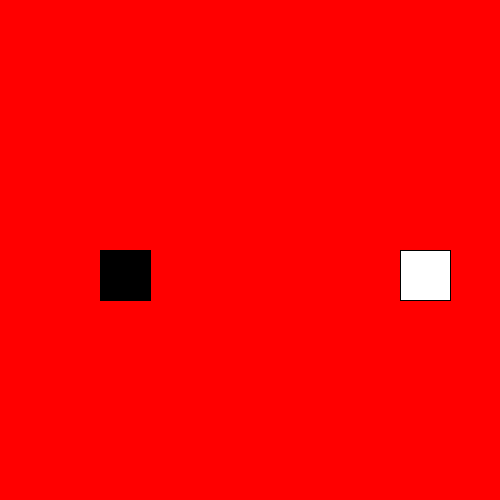
Frame 1 (no input)
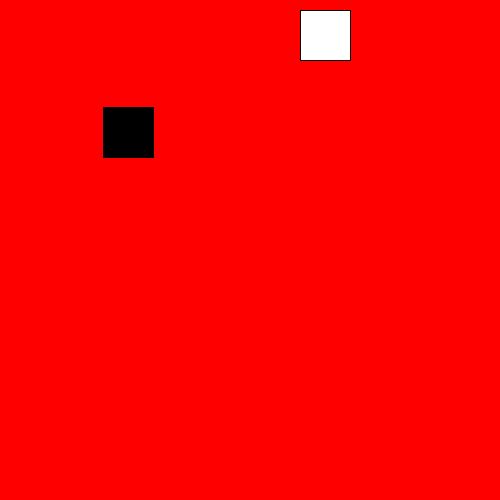
Frame 60 (the mouse pressed at the canvas centre just before this capture)
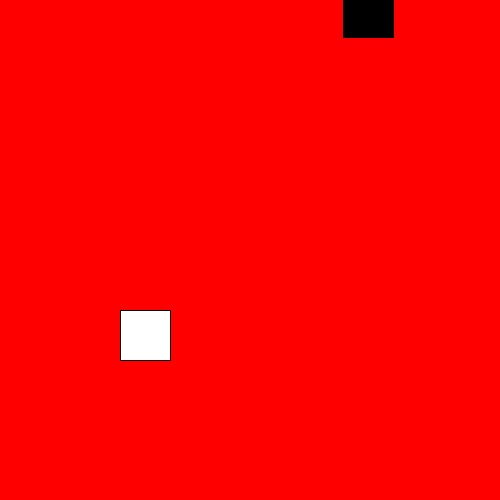
Frame 120 (the mouse held since frame 60 and released just before this capture)

The Processing sketch that drew these frames (run headless with seeded random() and noise(); from frame 60 on, the mouse is pressed at the canvas centre):

// Processing sketch: booleans_test_II
// ── booleans_test_II.pde


float rectX, rectY, rectWidth=50, rectHeight=50, rectHorizSpeed=3, rectVertSpeed=5;
boolean moveUp3=true, moveRight3=true; 
float rect2X, rect2Y, rect2Width=50, rect2Height=50, rect2HorizSpeed=4, rect2VertSpeed=2;
boolean moveUp2=true, moveRight2=false; 

void setup() {
  size(500, 500);
  rectX=width*.8;
  rectY=height*.5;
  rect2X=width*0.2;
  rect2Y=height*0.5;
}

void draw() {

//  rectVertSpeed=0;
//  rect2VertSpeed = 0;
  background(255, 0, 0);
  fill(255);
  rect(rectX, rectY, rectWidth, rectHeight);
  fill(0);
  rect(rect2X, rect2Y, rectWidth, rectHeight);
rectMode(CENTER);
  
  if (moveUp3) { //if 1
    rectY-=rectVertSpeed;
  } else {
    rectY+=rectVertSpeed;
  }//end if1
  
  if (moveUp2) {//if 2
    rect2Y-=rect2VertSpeed;
  } else {
    rect2Y+=rect2VertSpeed;
  }// end if/else 2
  
  if (moveRight3) {//if 3
    rectX+=rectHorizSpeed;
  } else {
    rectX-=rectHorizSpeed;
  }//end if 3
  
  
  if (moveRight2) {//if else 4
    rect2X+=rect2HorizSpeed;
  } else {
    rect2X-=rect2HorizSpeed;
  }//end if else 4
  
  
  if (rectY<0) {
    moveUp3=false;
  }

  if (rectY + rectHeight >height) {
    moveUp3=true;
  }
  if (rectX<0) {
    moveRight3=true;
  }
  if (rectX + rectWidth >width) {
    moveRight3=false;
  }
  if (rect2Y<0) {
    moveUp2=false;
  }
  //*********problem in line below*************//
  if (rect2Y + rect2Height >height) {
    moveUp2=true;
  }
  if (rect2X<0) {
    moveRight2=true;
  }
  if (rect2X + rect2Width >width) {
    moveRight2=false;
  }  
 
   
   if ((abs (rectX-rect2X))<(rectWidth)&& (abs(rectY-rect2Y))<(rectWidth)) {
    moveRight2=!moveRight2;
    moveRight3=!moveRight3;
  }// end if
  
  if ((abs (rectY-rect2Y))<(rectHeight)&& (abs(rectX-rect2X))<(rectHeight)) {
   moveUp2=!moveUp2;
    moveUp3=!moveUp3;

 }// end if
 
 
  
  
 
}
